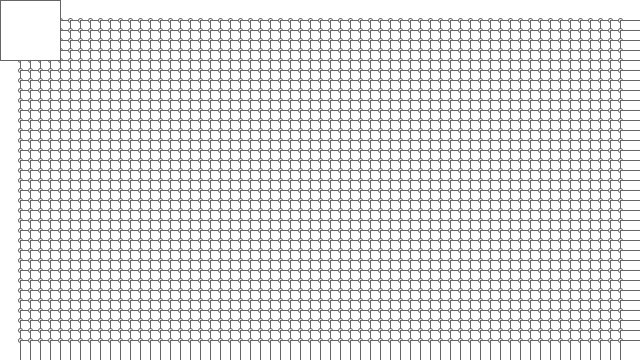
Frame 1 (no input)
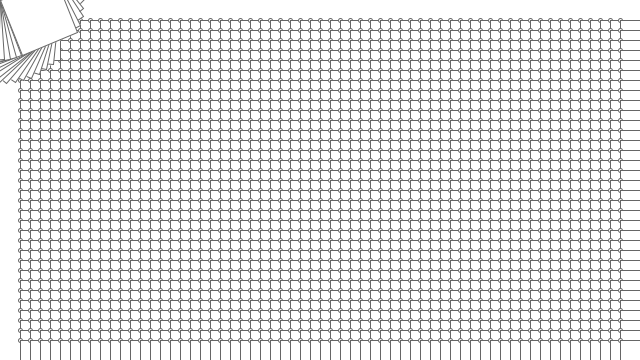
Frame 60 (the mouse pressed at the canvas centre just before this capture)
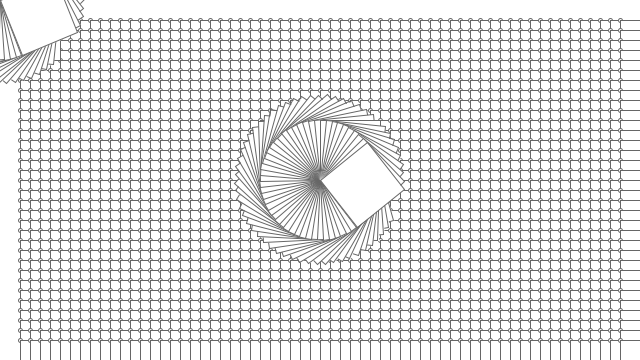
Frame 120 (the mouse held since frame 60 and released just before this capture)

The Processing sketch that drew these frames (run headless with seeded random() and noise(); from frame 60 on, the mouse is pressed at the canvas centre):

// Processing sketch: processing_71691
// ── processing_71691.pde

// Yangyang xu First processing test

float angle = 0.0;
void setup () {
  size(640,360);
  background(255);
smooth();
fill(255);
stroke(102);
for (int y = 20; y <= height-20; y += 10) {
  for (int x =20; x <= width-20; x += 10) {
    ellipse(x,y,4,4);
   //Draw tons of rect
   fill(255);
   rect(x,y,30,30);
  }
}
   
}
   void draw() {
     translate(mouseX,mouseY);
     rotate(angle);
     rect(0,0,60,60);
     angle += 0.1;
   }
